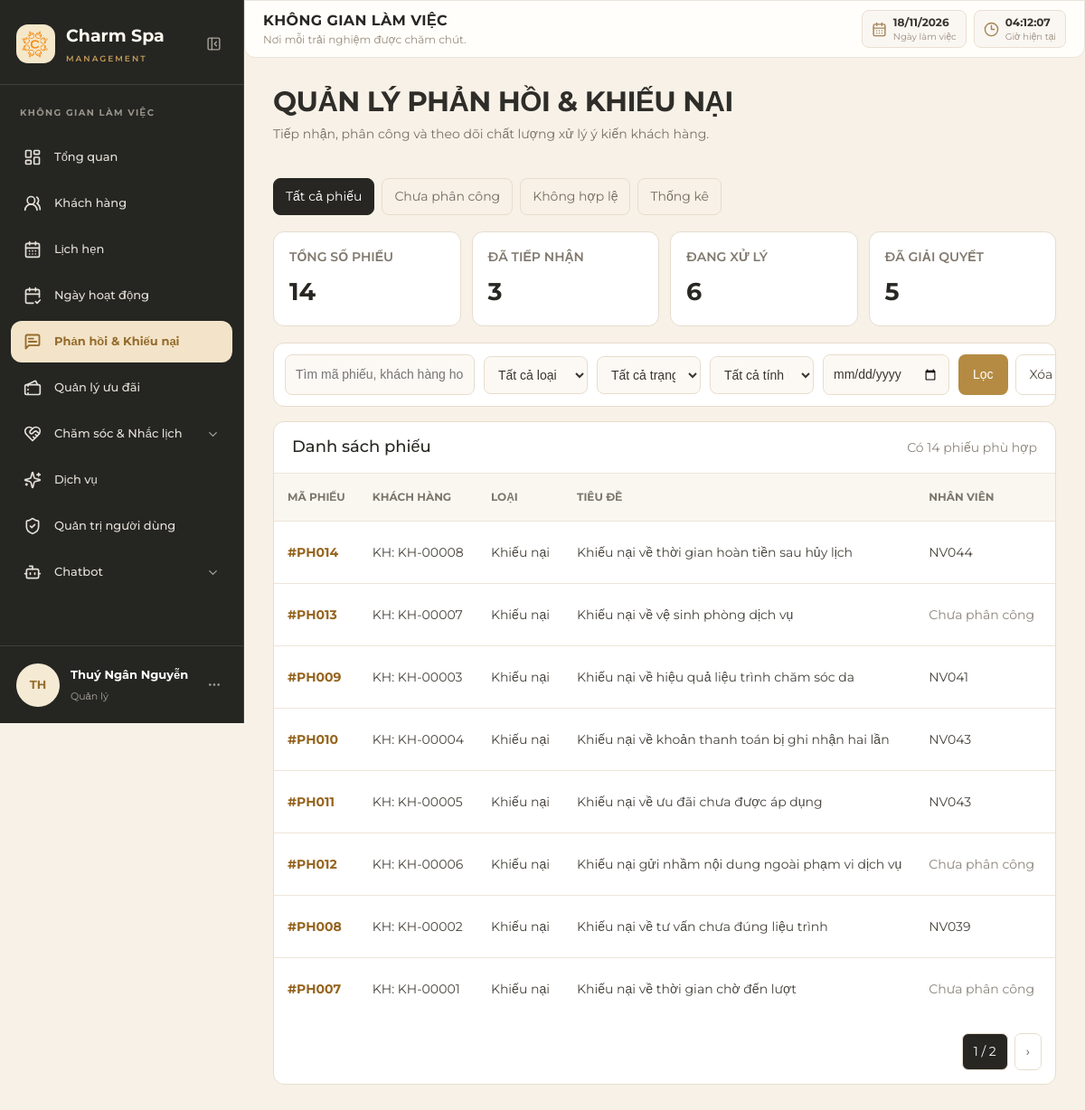
The app's page /feedback/admin-ui/ (signed in) with its own data.
### accounts/models.py (models this page shows, shortened)
class TaiKhoan(models.Model):
    ma_tk = models.CharField(max_length=10, primary_key=True, verbose_name="Mã tài khoản")
    user = models.OneToOneField(settings.AUTH_USER_MODEL, on_delete=models.PROTECT, related_name="thong_tin_tai_khoan",
                                verbose_name="Tài khoản đăng nhập")
    so_dien_thoai = models.CharField(max_length=15, unique=True, verbose_name="Số điện thoại")
    vai_tro = models.CharField(max_length=20, choices=ROLE_CHOICES, verbose_name="Vai trò")
    ngay_tao = models.DateTimeField(auto_now_add=True, verbose_name="Ngày tạo")
    ngay_cap_nhat = models.DateTimeField(auto_now=True, verbose_name="Ngày cập nhật")
    class Meta:
        db_table = "TAI_KHOAN"
        verbose_name = "Tài khoản"
        verbose_name_plural = "Quản lý tài khoản"

class NhanVien(models.Model):
    ma_nv = models.CharField(max_length=20, primary_key=True, verbose_name="Mã nhân viên")
    ma_tk = models.OneToOneField(TaiKhoan, on_delete=models.PROTECT, related_name="ho_so_nhan_vien",
                                 verbose_name="Tài khoản")
    ho_ten = models.CharField(max_length=100, verbose_name="Họ tên nhân viên")
    gioi_tinh = models.CharField(max_length=10, choices=[("Nam", "Nam"), ("Nữ", "Nữ"), ("Khác", "Khác")],
                                 verbose_name="Giới tính")
    ngay_sinh = models.DateField(verbose_name="Ngày sinh")
    class Meta:
        db_table = "NHAN_VIEN"
        verbose_name = "Nhân viên"
        verbose_name_plural = "Quản lý nhân viên"

### feedback/models.py (models this page shows, shortened)
class PhanHoiKhieuNai(models.Model):
    LOAI_PH_CHOICES = [('Phản hồi', 'Phản hồi'), ('Khiếu nại', 'Khiếu nại')]
    TRANG_THAI_CHOICES = [('Đã tiếp nhận', 'Đã tiếp nhận'), ('Đang xử lý', 'Đang xử lý'), ('Đã giải quyết', 'Đã giải quyết')]
    TINH_HOP_LE_CHOICES = [('Hợp lệ', 'Hợp lệ'), ('Không hợp lệ', 'Không hợp lệ')]
    LY_DO_KHONG_HOP_LE_CHOICES = [('Gửi nhầm', 'Gửi nhầm'), ('Trùng lặp', 'Trùng lặp'), ('Spam', 'Spam'), ('Nội dung không liên quan', 'Nội dung không liên quan'), ('Khác', 'Khác')]
    ma_ph = models.CharField(max_length=20, primary_key=True, verbose_name="Mã phản hồi/khiếu nại")
    ma_kh = models.ForeignKey(KhachHang, on_delete=models.PROTECT, related_name='phan_hoi_khieu_nai', verbose_name="Khách hàng")
    ma_dv = models.ForeignKey(DichVu, on_delete=models.SET_NULL, null=True, blank=True, related_name='phan_hoi_khieu_nai', verbose_name="Dịch vụ liên quan")
    loai_ph = models.CharField(max_length=20, choices=LOAI_PH_CHOICES, verbose_name="Loại")
    tieu_de = models.CharField(max_length=255, verbose_name="Tiêu đề")
    noi_dung = models.TextField(verbose_name="Nội dung chi tiết")
    trang_thai_xu_ly = models.CharField(max_length=20, choices=TRANG_THAI_CHOICES, default='Đã tiếp nhận', verbose_name="Trạng thái xử lý")
    tinh_hop_le = models.CharField(max_length=20, choices=TINH_HOP_LE_CHOICES, default='Hợp lệ', verbose_name="Tính hợp lệ")
    ly_do_khong_hop_le = models.CharField(max_length=255, choices=LY_DO_KHONG_HOP_LE_CHOICES, null=True, blank=True, verbose_name="Lý do không hợp lệ")
    chi_tiet_ly_do = models.CharField(max_length=255, null=True, blank=True, verbose_name="Chi tiết lý do")
    ngay_gui = models.DateTimeField(auto_now_add=True, verbose_name="Ngày gửi")
    ngay_cap_nhat = models.DateTimeField(auto_now=True, verbose_name="Ngày cập nhật")
    ngay_giai_quyet = models.DateTimeField(null=True, blank=True, verbose_name="Ngày giải quyết")
    class Meta:
        db_table = 'PHAN_HOI_KHIEU_NAI'

### feedback/ui_views.py (the view)
@user_passes_test(_quan_ly_dang_hoat_dong, login_url="dang_nhap")
def admin_feedback_list(request):
    return _danh_sach_view(
        request, True, "all",
        "Quản lý phản hồi & khiếu nại",
        "Tiếp nhận, phân công và theo dõi chất lượng xử lý ý kiến khách hàng.",
    )

### feedback/templates/feedback/feedback_list.html (shortened to what this page needs)
{% extends "layouts/staff_base.html" %}
{% load static %}
{% block extra_css %}
<link rel="stylesheet"
      href="https://cdn.jsdelivr.net/npm/bootstrap-icons@1.11.0/font/bootstrap-icons.css">
<link rel="stylesheet" href="{% static 'css/feedback.css' %}">
{% endblock %}
{% block content %}
<div class="feedback-page">
    <div class="feedback-toolbar">
        <div>
            <h1>{{ page_title }}</h1>
            <p class="feedback-subtitle">{{ page_subtitle }}</p>
        </div>
    </div>
    <nav class="feedback-tabs">
        {% if is_admin %}
            <a href="{% url 'feedback:admin_feedback_list' %}"
               class="{% if page_mode == 'all' %}active{% endif %}">
                Tất cả phiếu
            </a>
            <a href="{% url 'feedback:admin_feedback_unassigned' %}"
               class="{% if page_mode == 'unassigned' %}active{% endif %}">
                Chưa phân công
            </a>
            <a href="{% url 'feedback:admin_feedback_invalid' %}"
               class="{% if page_mode == 'invalid' %}active{% endif %}">
                Không hợp lệ
            </a>
            <a href="{% url 'feedback:admin_feedback_statistics' %}">
                Thống kê
            </a>
        {% endif %}
    </nav>
    <div class="feedback-stats">
        <div class="feedback-stat">
            <div class="feedback-stat-label">
                {% if is_admin %}Tổng số phiếu{% else %}Tổng số phiếu được giao{% endif %}
            </div>
            <div class="feedback-stat-value">{{ tong_so }}</div>
        </div>
        <div class="feedback-stat">
            <div class="feedback-stat-label">Đã tiếp nhận</div>
            <div class="feedback-stat-value">{{ da_tiep_nhan }}</div>
        </div>
        <div class="feedback-stat">
            <div class="feedback-stat-label">Đang xử lý</div>
            <div class="feedback-stat-value">{{ dang_xu_ly }}</div>
        </div>
        <div class="feedback-stat">
            <div class="feedback-stat-label">Đã giải quyết</div>
            <div class="feedback-stat-value">{{ da_giai_quyet }}</div>
        </div>
    </div>
    <section class="feedback-panel">
        <form method="get">
            <div class="feedback-filter {% if is_admin %}is-admin{% else %}is-staff{% endif %}">
                <input type="text"
                       name="q"
                       value="{{ keyword }}"
                       placeholder="Tìm mã phiếu, khách hàng hoặc tiêu đề...">
                <select name="type">
                    <option value="">Tất cả loại</option>
                </select>
                <select name="status">
                    <option value="">Tất cả trạng thái</option>
                </select>
                {% if is_admin %}
                    <select name="validity">
                        <option value="">Tất cả tính hợp lệ</option>
                    </select>
                {% endif %}
                <input type="date"
                       name="date"
                       value="{{ filter_date }}"
                       aria-label="Ngày gửi">
                <div class="feedback-filter-actions">
                    <button class="feedback-btn gold" type="submit">
                        Lọc
                    </button>
                    {% if is_admin %}
                        <a class="feedback-btn light"
                           href="{% url 'feedback:admin_feedback_list' %}">
                            Xóa bộ lọc
                        </a>
                    {% else %}
                        <a class="feedback-btn light"
                           href="{% url 'feedback:staff_feedback_list' %}">
                            Xóa bộ lọc
                        </a>
                    {% endif %}
                </div>
            </div>
        </form>
    </section>
    <section class="feedback-panel">
        <div class="feedback-panel-heading">
            <h2>
                {% if is_admin %}Danh sách phiếu{% else %}Phiếu được phân công{% endif %}
            </h2>
            <span class="feedback-muted">
                Có {{ page_obj.paginator.count }} phiếu phù hợp
            </span>
        </div>
        <div class="feedback-table-wrap">
            <table class="feedback-table">
                <thead>
                    <tr>
                        <th>Mã phiếu</th>
                        {% if is_admin %}<th>Khách hàng</th>{% endif %}
                        <th>Loại</th>
                        <th>Tiêu đề</th>
                        {% if is_admin %}<th>Nhân viên</th>{% endif %}
                        <th>Ngày gửi</th>
                    </tr>
                </thead>
                <tbody>
                    {% for ph in phan_hoi_list %}
                    <tr>
                        <td>
                            <span class="feedback-code">#{{ ph.ma_ph }}</span>
                        </td>
                        {% if is_admin %}
                            <td>KH: {{ ph.ma_kh_id }}</td>
                        {% endif %}
                        <td>{{ ph.loai_ph }}</td>
                        <td>{{ ph.tieu_de }}</td>
                        {% if is_admin %}
                            <td>
                                {% if ph.ma_nv_hien_tai %}
                                    {{ ph.ma_nv_hien_tai }}
                                {% else %}
                                    <span class="feedback-muted">Chưa phân công</span>
                                {% endif %}
                            </td>
                        {% endif %}
                        <td>{{ ph.ngay_gui|date:"d/m/Y H:i" }}</td>
                    </tr>
                    {% endfor %}
                </tbody>
            </table>
        </div>
        {% if page_obj.has_other_pages %}
        <div class="feedback-pagination">
            <span class="current">
                {{ page_obj.number }} / {{ page_obj.paginator.num_pages }}
            </span>
            {% if page_obj.has_next %}
                <a href="?page={{ page_obj.next_page_number }}">›</a>
            {% endif %}
        </div>
        {% endif %}
    </section>
</div>
{% endblock %}

### templates/components/staff_sidebar.html (shortened to what this page needs)
{% load static %}
<aside class="staff-sidebar" id="staffSidebar">
    <div class="sidebar-logo">
        <div class="logo-icon">
            <img src="{% static 'images/logo_tach_nen.png' %}" alt="Charm Spa Logo" style="width: 100%; height: 100%; object-fit: contain; border-radius: 9px;">
        </div>
        <div class="logo-text">
            <div class="logo-name">Charm Spa</div>
            <div class="logo-subtitle">MANAGEMENT</div>
        </div>
        <button type="button"
                class="sidebar-toggle"
                id="sidebarToggle"
                aria-label="Thu gọn thanh menu"
                aria-expanded="true">
            <i data-lucide="panel-left-close"></i>
        </button>
    </div>
    <div class="sidebar-section-title">KHÔNG GIAN LÀM VIỆC</div>
    {% with role=request.user.thong_tin_tai_khoan.vai_tro %}
    <nav class="sidebar-menu">
        <a href="{% url 'core:staff_dashboard' %}" title="Tổng quan"
           class="sidebar-item {% if active_menu == 'dashboard' %}active{% endif %}">
            <i data-lucide="layout-dashboard" class="sidebar-icon"></i>
            <span class="sidebar-label">Tổng quan</span>
        </a>
        <a href="{% url 'staff_customer_list' %}" title="Khách hàng"
           class="sidebar-item {% if active_menu == 'customers' %}active{% endif %}">
            <i data-lucide="users-round" class="sidebar-icon"></i>
            <span class="sidebar-label">Khách hàng</span>
        </a>
        <a href="{% url 'bookings:staff_booking_list' %}" title="Lịch hẹn"
           class="sidebar-item {% if active_menu == 'bookings' %}active{% endif %}">
            <i data-lucide="calendar-days" class="sidebar-icon"></i>
            <span class="sidebar-label">Lịch hẹn</span>
        </a>
        <a href="{% url 'bookings:quan_ly_ngay_hoat_dong' %}" title="Ngày hoạt động"
           class="sidebar-item {% if active_menu == 'working_days' %}active{% endif %}">
            <i data-lucide="calendar-check-2" class="sidebar-icon"></i>
            <span class="sidebar-label">Ngày hoạt động</span>
        </a>
        <a
            href="{% if role == 'Quản lý' or role == 'Admin' or role == 'Quản trị viên' %}{% url 'feedback:admin_feedback_list' %}{% elif role == 'Nhân viên' or role == 'Nhân viên CSKH' or role == 'Chuyên viên' %}{% url 'feedback:staff_feedback_list' %}{% else %}#{% endif %}"
            title="Phản hồi & Khiếu nại"
            class="sidebar-item {% if active_menu == 'feedback' %}active{% endif %}"
        >
            <i data-lucide="message-square-text" class="sidebar-icon"></i>
            <span class="sidebar-label">
                Phản hồi & Khiếu nại
            </span>
        </a>
        <a href="{% url 'notifications:admin_promotion_list' %}" title="Quản lý ưu đãi"
           class="sidebar-item {% if active_menu == 'promotions' or request.resolver_match.namespace == 'notifications' %}active{% endif %}">
            <i data-lucide="tickets" class="sidebar-icon"></i>
            <span class="sidebar-label">Quản lý ưu đãi</span>
        </a>
        <button type="button"
                class="sidebar-item sidebar-parent {% if active_menu == 'reminders' or active_menu == 'aftercare' %}active{% endif %}"
                id="careMenuToggle"
                aria-expanded="{% if active_menu == 'reminders' or active_menu == 'aftercare' %}true{% else %}false{% endif %}">
            <i data-lucide="heart-handshake" class="sidebar-icon"></i>
            <span class="sidebar-label">Chăm sóc & Nhắc lịch</span>
            <i data-lucide="chevron-down" class="sidebar-chevron"></i>
        </button>
        <a href="{% url 'services:staff_services' %}" title="Dịch vụ"
           class="sidebar-item {% if active_menu == 'services' or active_menu == 'dich_vu' %}active{% endif %}">
            <i data-lucide="sparkles" class="sidebar-icon"></i>
            <span class="sidebar-label">Dịch vụ</span>
        </a>
        {% if role == 'Quản lý' or role == 'Admin' or role == 'Quản trị viên' %}
        <a href="{% url 'staff_account_list' %}" title="Quản trị người dùng"
           class="sidebar-item {% if active_menu == 'accounts' %}active{% endif %}">
            <i data-lucide="shield-check" class="sidebar-icon"></i>
            <span class="sidebar-label">Quản trị người dùng</span>
        </a>
        {% endif %}
        <button type="button"
                class="sidebar-item sidebar-parent {% if active_menu == 'chatbot_conversations' or active_menu == 'chatbot_scripts' %}active{% endif %}"
                id="chatbotMenuToggle"
                aria-expanded="{% if active_menu == 'chatbot_conversations' or active_menu == 'chatbot_scripts' %}true{% else %}false{% endif %}">
            <i data-lucide="bot" class="sidebar-icon"></i>
            <span class="sidebar-label">Chatbot</span>
            <i data-lucide="chevron-down" class="sidebar-chevron"></i>
        </button>
    </nav>
    <div class="sidebar-user">
        <div class="user-avatar">
            {{ request.user.username|slice:":2"|upper|default:"?" }}
        </div>
        <div class="user-info">
            <strong>
                {{ request.user.ho_so_nhan_vien.ho_ten|default:request.user.thong_tin_tai_khoan.ho_so_nhan_vien.ho_ten|default:request.user.username|default:"Tài khoản" }}
            </strong>
            <span>
                {% if role == 'Quản lý' or role == 'Admin' or role == 'Quản trị viên' %}
                    Quản lý
                {% elif role == 'Nhân viên' or role == 'Nhân viên CSKH' or role == 'Chuyên viên' %}
                    Nhân viên
                {% else %}
                    {{ role|default:"Nhân viên" }}
                {% endif %}
            </span>
        </div>
        <button type="button"
                class="user-more"
                id="userMoreToggle"
                aria-label="Tùy chọn tài khoản"
                aria-expanded="false">
            <i data-lucide="ellipsis"></i>
        </button>
    </div>
    {% endwith %}
</aside>

### records on screen
PhanHoiKhieuNai: ma_ph "PH014", ma_kh_id "KH-00008", loai_ph "Khiếu nại", tieu_de "Khiếu nại về thời gian hoàn tiền sau hủy lịch", ma_nv_hien_tai "NV044"
PhanHoiKhieuNai: ma_ph "PH013", ma_kh_id "KH-00007", loai_ph "Khiếu nại", tieu_de "Khiếu nại về vệ sinh phòng dịch vụ", shows "Chưa phân công"
PhanHoiKhieuNai: ma_ph "PH009", ma_kh_id "KH-00003", loai_ph "Khiếu nại", tieu_de "Khiếu nại về hiệu quả liệu trình chăm sóc da", ma_nv_hien_tai "NV041"
PhanHoiKhieuNai: ma_ph "PH010", ma_kh_id "KH-00004", loai_ph "Khiếu nại", tieu_de "Khiếu nại về khoản thanh toán bị ghi nhận hai lần", ma_nv_hien_tai "NV043"
PhanHoiKhieuNai: ma_ph "PH011", ma_kh_id "KH-00005", loai_ph "Khiếu nại", tieu_de "Khiếu nại về ưu đãi chưa được áp dụng", ma_nv_hien_tai "NV043"
PhanHoiKhieuNai: ma_ph "PH012", ma_kh_id "KH-00006", loai_ph "Khiếu nại", tieu_de "Khiếu nại gửi nhầm nội dung ngoài phạm vi dịch vụ", shows "Chưa phân công"
PhanHoiKhieuNai: ma_ph "PH008", ma_kh_id "KH-00002", loai_ph "Khiếu nại", tieu_de "Khiếu nại về tư vấn chưa đúng liệu trình", ma_nv_hien_tai "NV039"
PhanHoiKhieuNai: ma_ph "PH007", ma_kh_id "KH-00001", loai_ph "Khiếu nại", tieu_de "Khiếu nại về thời gian chờ đến lượt", shows "Chưa phân công"

### other values on screen
{{ request.user.username|slice:":2"|upper|default:"?" }} "TH"
{{ page_title }} "QUẢN LÝ PHẢN HỒI & KHIẾU NẠI"
{{ page_subtitle }} "Tiếp nhận, phân công và theo dõi chất lượng xử lý ý kiến khách hàng."
{{ tong_so }} "14"
{{ da_tiep_nhan }} "3"
{{ dang_xu_ly }} "6"
{{ da_giai_quyet }} "5"
{{ page_obj.paginator.count }} "14"
{{ page_obj.number }} "1"
{{ page_obj.paginator.num_pages }} "2"
